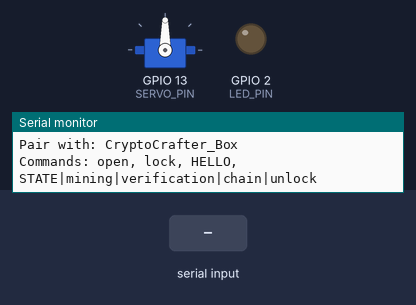
This sketch was run on a simulated ESP32. Shown: servo, output pins drawn as LEDs (lit = HIGH), the last lines printed to the serial monitor. The test bench sets the inputs (shaded band). Nothing arrives over Bluetooth unless stated.

Above: at 1.2 s.
1.3 s: "open\n" received over the second serial link
At 2.5 s:
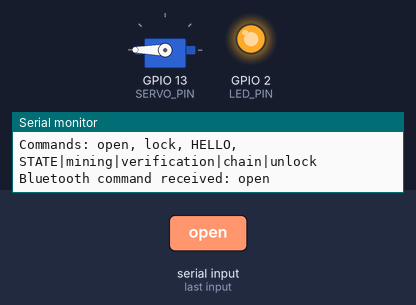
4.3 s: "lock\n" received over the second serial link
At 4.7 s:
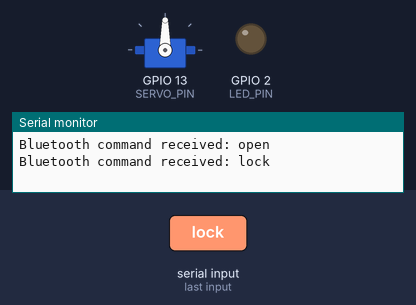
Timing chart, 0 to 7.3 s (numbered marks = the images above; inputs shaded):
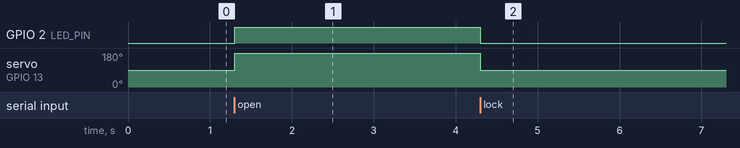

Measured:
- after the input at 1.3 s, GPIO 2 (LED_PIN): LOW → HIGH at once; servo on GPIO 13 (SERVO_PIN): 90° → 180° at once
- after the input at 4.3 s, GPIO 2 (LED_PIN): HIGH → LOW at once; servo on GPIO 13 (SERVO_PIN): 180° → 90° at once

The sketch:

CryptoCrafterRewardBox.ino
```cpp
#include "BluetoothSerial.h"
#include <ESP32Servo.h>

BluetoothSerial SerialBT;
Servo latchServo;

const int SERVO_PIN = 13;
const int LED_PIN = 2;

const int LOCK_POSITION = 90;
const int OPEN_POSITION = 180;

void lockBox();
void openBox();
void handleCommand(String command);
void handleStateCommand(const String& payload);

void setup() {
  Serial.begin(115200);

  pinMode(LED_PIN, OUTPUT);

  latchServo.attach(SERVO_PIN);
  lockBox();

  SerialBT.begin("CryptoCrafter_Box");

  Serial.println("Bluetooth started.");
  Serial.println("Pair with: CryptoCrafter_Box");
  Serial.println("Commands: open, lock, HELLO, STATE|mining|verification|chain|unlock");
}

void loop() {
  if (SerialBT.available()) {
    String command = SerialBT.readStringUntil('\n');
    command.trim();
    handleCommand(command);
  }
}

void handleCommand(String command) {
  if (command.length() == 0) return;

  Serial.print("Bluetooth command received: ");
  Serial.println(command);

  if (command == "HELLO") {
    SerialBT.println("BOX_READY");
  } else if (command == "open") {
    openBox();
    SerialBT.println("STATUS|Box opened");
  } else if (command == "lock" || command == "RESET") {
    lockBox();
    SerialBT.println("STATUS|Box locked");
  } else if (command.startsWith("SCENE|")) {
    SerialBT.println("STATUS|Scene " + command.substring(6));
  } else if (command.startsWith("STATE|")) {
    handleStateCommand(command.substring(6));
  } else if (command.startsWith("REWARD|")) {
    SerialBT.println("STATUS|Reward " + command.substring(7));
  } else {
    SerialBT.println("STATUS|Unknown command");
  }
}

void handleStateCommand(const String& payload) {
  int first = payload.indexOf('|');
  int second = payload.indexOf('|', first + 1);
  int third = payload.indexOf('|', second + 1);

  if (first < 0 || second < 0 || third < 0) {
    SerialBT.println("STATUS|Malformed STATE payload");
    return;
  }

  const bool miningComplete = payload.substring(0, first).toInt() == 1;
  const bool verificationComplete = payload.substring(first + 1, second).toInt() == 1;
  const bool chainComplete = payload.substring(second + 1, third).toInt() == 1;
  const bool shouldOpen = payload.substring(third + 1).toInt() == 1;

  if (shouldOpen) {
    openBox();
    SerialBT.println("STATUS|Reward box opened");
  } else {
    lockBox();
    if (chainComplete) {
      SerialBT.println("STATUS|Chain complete, waiting for unlock");
    } else if (verificationComplete) {
      SerialBT.println("STATUS|Verification complete");
    } else if (miningComplete) {
      SerialBT.println("STATUS|Mining complete");
    } else {
      SerialBT.println("STATUS|Reward box locked");
    }
  }
}

void lockBox() {
  latchServo.write(LOCK_POSITION);
  digitalWrite(LED_PIN, LOW);
}

void openBox() {
  latchServo.write(OPEN_POSITION);
  digitalWrite(LED_PIN, HIGH);
}
```
